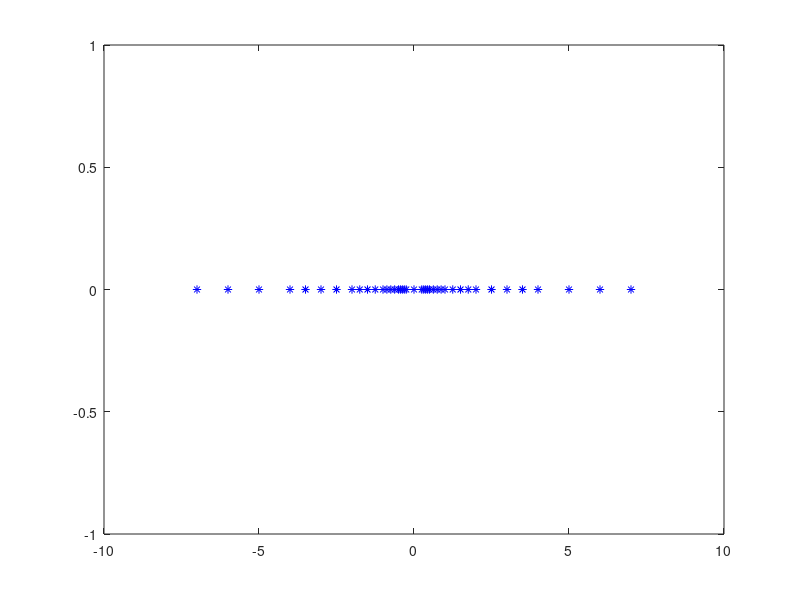

Source code (MATLAB):
%script pour visualiser les elements de l'ensemble F

%parametres

B=2;
t=3;
L=-1;
U=3;

%calculer la taille des nombres positifs
n=(B^t -B^(t-1))*(U-L+1);

%preparer un vecteur F 
Y=zeros(1,n);

%indice de remplissage
i=1;

%boucle sur les exposants
for e=L:U
   %boucle sur la mantisse
   for m=B^(t-1):B^t -1
       Y(i)=m*B^(e-t);
       i=i+1;
   end
end
%calculer la partie négative et l'ajouter à Y
Y1=-Y;
%Y1=sort(Y1)
Y1=Y1(end:-1:1);

%construire F
F=[Y1,0,Y];


plot(F,0,'b*')